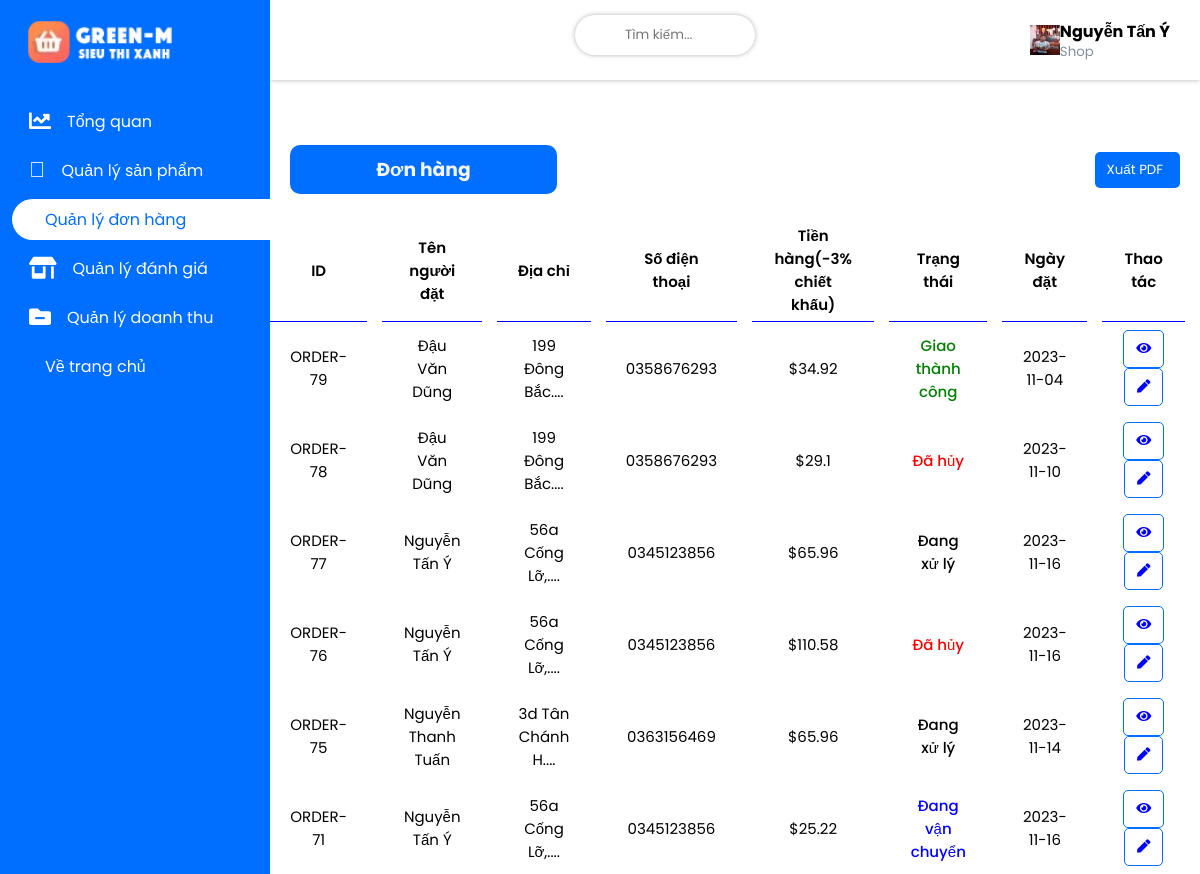
Before: /admin/shop/index.php?act=order (signed in) with the older database file.
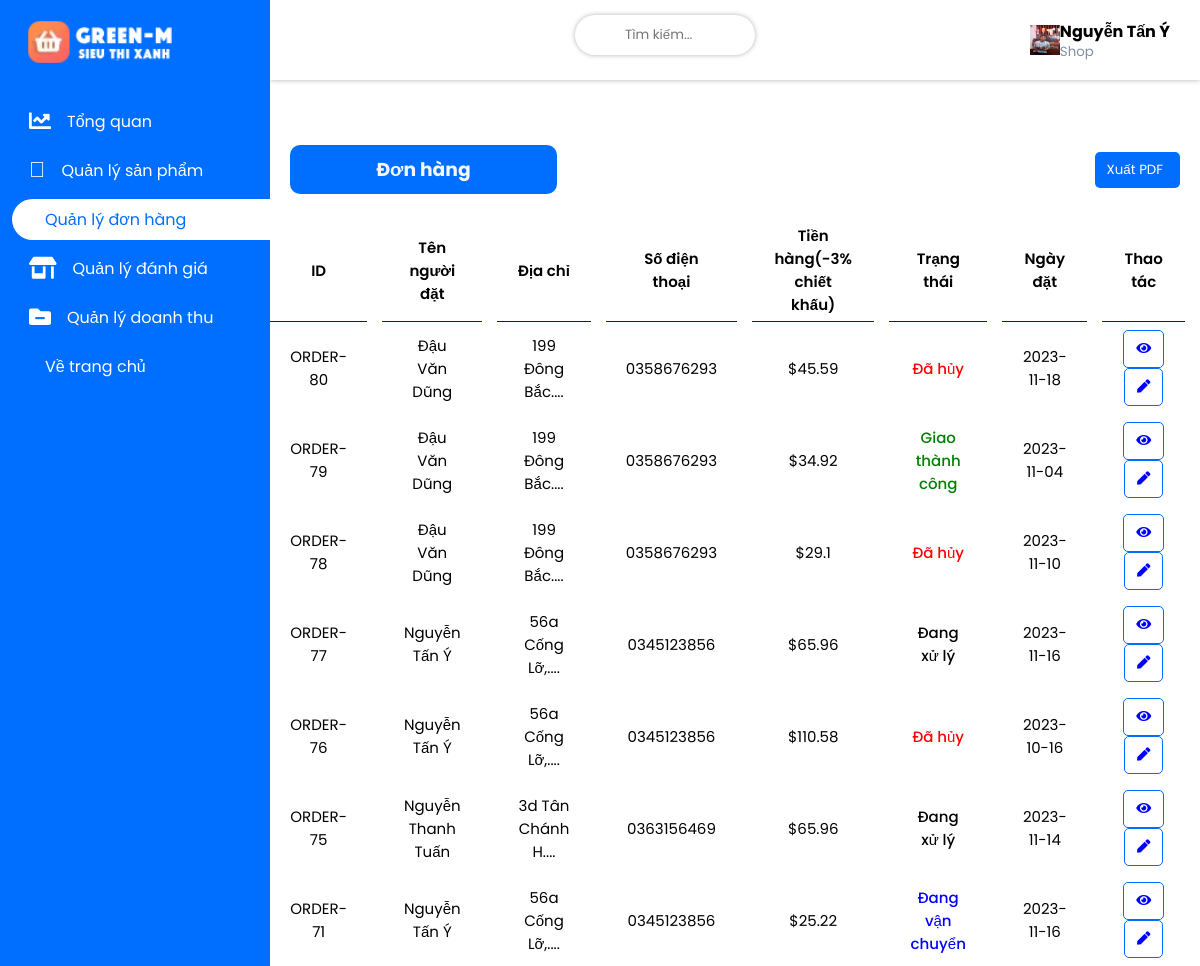
After: the same page with the newer database file.
### tables this page shows
CREATE TABLE `orders` (
  `order_id` int(123) NOT NULL,
  `order_total` double(10,2) NOT NULL,
  `order_pay` varchar(15) NOT NULL,
  `order_note` varchar(299) NOT NULL DEFAULT 'Không có ghi chú',
  `order_status` varchar(30) NOT NULL DEFAULT 'Đang xử lý',
  `account_id` int(123) NOT NULL,
  `shop_id` int(123) NOT NULL,
  `time_reg` date NOT NULL DEFAULT current_timestamp()
);

CREATE TABLE `account` (
  `account_id` int(123) NOT NULL,
  `account_name` longblob NOT NULL,
  `account_sex` varchar(3) NOT NULL,
  `account_address` varchar(80) NOT NULL,
  `account_number_pay` varchar(25) NOT NULL,
  `account_pay` varchar(15) NOT NULL,
  `account_avt` varchar(299) NOT NULL DEFAULT 'view/images/account/user.png',
  `account_username` varchar(30) NOT NULL,
  `account_email` varchar(40) NOT NULL,
  `account_verified_mail` varchar(15) NOT NULL DEFAULT 'Chưa xác thực',
  `account_phone` varchar(10) NOT NULL,
  `account_pass` varchar(100) NOT NULL,
  `account_position` varchar(20) NOT NULL DEFAULT 'Khách hàng',
  `account_notify` varchar(100) NOT NULL,
  `account_status` varchar(30) NOT NULL DEFAULT 'Offline',
  `time_reg` timestamp NOT NULL DEFAULT current_timestamp()
);

### admin/shop/model/connect.php (called while the page is built, shortened)
<?php
    class dao_con {
        public static function conn_db() {
            $sqlServer = "mysql:host=localhost; dbname=green_m8683";
            $username = "root";
            $password = "";
            try {
                $conn = new PDO($sqlServer, $username, $password);
                $conn->setAttribute(PDO::ATTR_ERRMODE, PDO::ERRMODE_EXCEPTION);
            } catch(PDOException $e) {
                echo 'Ket noi database that bai do ' . $e->getMessage();
            }
            return $conn;
        }
        public static function conn_show_all($sql) {
            $conn = self::conn_db();
            $sqlBindParam = array_slice(func_get_args(), 1);
            try {
                $stmt = $conn->prepare($sql);
                $stmt->execute($sqlBindParam);
                $ketqua = $stmt->fetchAll();
                return $ketqua;
            } catch (PDOException $e) {
                throw $e;
            } finally {
                unset($conn);
            }
        }
    }
?>

### admin/shop/model/order.php (called while the page is built, shortened)
<?php
    include_once "connect.php";
    class order_lass extends dao_con {
        public static function show__order() {
            $sql = "SELECT orders.*, account.account_name, account.account_id, account.account_phone, account.account_address
                    FROM orders
                    JOIN account ON orders.account_id = account.account_id
                    WHERE orders.shop_id = ? ORDER BY orders.order_id DESC
            ";
            return self::conn_show_all($sql, $_SESSION['83x86']['account_id']);
        }
    }
?>

### admin/shop/view/order.php (the view, shortened to what this page needs)
   <div class="wrapper flex">
      <div class="projects-category">
         <div class="card-header flex flex-tinh2">
            <h3>Đơn hàng</h3>
            <button>Xuất PDF<i class="uil uil-angle-right"></i></button>
         </div>
         <table>
            <thead>
               <th>
                  <tr>
                     <td>ID</td>
                     <td>Tên người đặt</td>
                     <td>Địa chỉ</td>
                     <td>Số điện thoại</td>
                     <td>Tiền hàng(-3% chiết khấu)</td>
                     <td>Trạng thái</td>
                     <td>Ngày đặt</td>
                     <td>Thao tác</td>
                  </tr>
               </th>
            </thead>
            <tbody>
               <?php
                  foreach($show as $items) {
                     extract($items);
                     $address = substr($account_address, 0, 16) . '...';
                     $order_total = $order_total * 0.97;
                     echo '
                        <tr>
                           <td>ORDER-'.  $order_id.'</td>
                           <td>'. $account_name .'</td>
                           <td class="address-user">'. $address .'.<input type="hidden" value="'. $account_address .'"></td>
                           <td>'. $account_phone .'</td>
                           <td>$'. $order_total .'</td>
                           '; if($order_status == "Đang xử lý") {
                              echo '<td style="color: Yellow3; font-weight: 500;">'. $order_status .'</td>';
                          } else if($order_status == "Đang vận chuyển") {
                              echo '<td style="color: blue; font-weight: 500;">'. $order_status .'</td>';
                          } else if($order_status == "Đã hủy") {
                              echo '<td style="color: red; font-weight: 500;">'. $order_status .'</td>';
                          } else {
                              echo '<td style="color: green; font-weight: 500;">'. $order_status .'</td>';
                          } echo '
                           <td>'. $time_reg .'</td>
                           <td class="kkk2">
                              <button class="view-order-details" data-order-id="'. $order_id .'" data-order-note="'. $order_note .'">
                              <i class="fas fa-eye"></i>
                              </button>
                              <button class="edit-order-details" data-order-id="'. $order_id .'">
                              <i class="fas fa-pen"></i></i>
                              </button>
                           </td>
                        </tr>
                     ';
                  }
               ?>
            </tbody>
         </table>
      </div>
   </div>
</div>

Changed rows visible on the page:
added orders: order_id "80", account.account_name "Đậu Văn Dũng", account.account_address "199 Đông Bắc...", account.account_phone "0358676293", order_total "45.59", order_status "Đã hủy", time_reg "2023-11-18"
changed orders id 76: time_reg "2023-11-16" → "2023-10-16"
